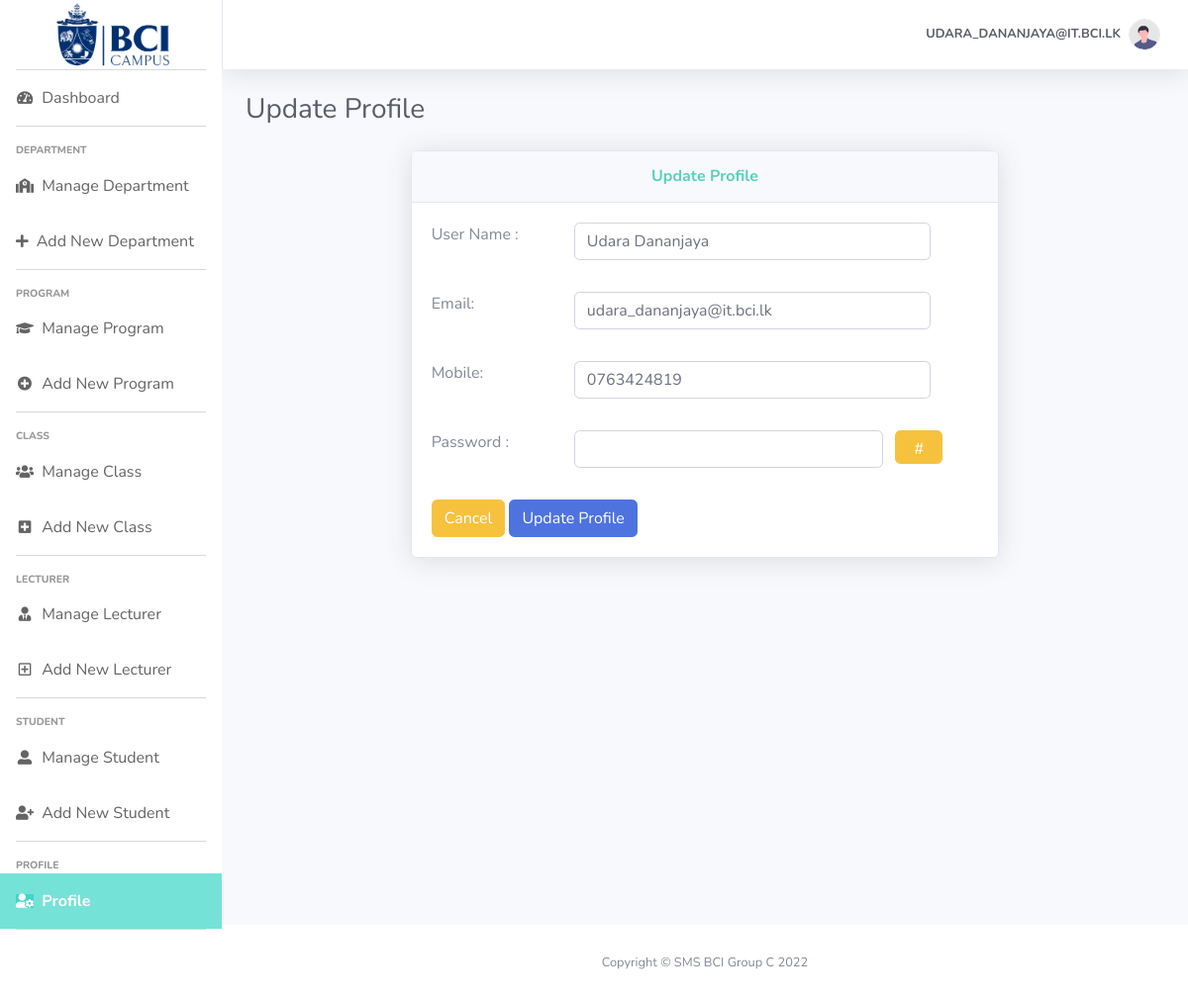
/Admin/Profile.php (signed in), run on the app's committed database.
### tables this page shows
CREATE TABLE `user` (
  `user_id` int(11) NOT NULL,
  `user_name` varchar(50) NOT NULL,
  `email` varchar(50) NOT NULL,
  `password` varchar(64) NOT NULL,
  `user_type` varchar(10) NOT NULL,
  `mobile` varchar(15) NOT NULL,
  `image` varchar(20) NOT NULL,
  `date` timestamp NOT NULL DEFAULT current_timestamp()
);

### Admin/Profile.php (the view, shortened to what this page needs)
<?php
require_once "../config/database.php";
require_once "layout/header.php";
require_once "layout/footer.php";
if (isset($_SESSION['user_id'])) {
    $sql = "SELECT * FROM `user` WHERE user_id = '{$_SESSION['user_id']}';";
    $result = $conn->query($sql);
    $row = $result->fetch_assoc();
}
echo <<<EOT
<h1 class="h3 mb-4 text-gray-800">Update Profile</h1>
<div class="col-md-8 mx-auto">
    <div class="card shadow mb-4">
        <div class="card-header py-3">
            <h6 class="m-0 font-weight-bold text-center" Style="color:#58cfbb;">Update Profile</h6>
        </div>
        <div class="card-body">
            <form method="post">
                <div class="form-group row">
                    <label class="col-md-3 col-from-label">User Name : </label>
                    <div class="col-md-8">
                        <div class="form-group">
                            <input type="text" name="uname" class="form-control" value="{$row['user_name']}" required>
                        </div>
                    </div>
                </div>
                <div class="form-group row">
                    <label class="col-md-3 col-from-label">Email: </label>
                    <div class="col-md-8">
                        <div class="form-group">
                            <input type="text" name="email" class="form-control" value="{$row['email']}"  required>
                        </div>
                    </div>
                </div>
                <div class="form-group row">
                    <label class="col-md-3 col-from-label">Mobile: </label>
                    <div class="col-md-8">
                        <div class="form-group">
                            <input type="Text" name="mobile" class="form-control" value="{$row['mobile']}"  required>
                        </div>
                    </div>
                </div>
                <div class="form-group row">
                    <label class="col-md-3 col-from-label">Password : </label>
                    <div class="col-md-7">
                        <div class="form-group">
                            <input type="Text" id="pass" name="pass" class="form-control" required>
                        </div>
                    </div>
                    <a onclick='passgen();' class="col-md-1 btn btn-warning" style="width: 46px;height: 34px;">#</a>
                </div>
                <input class="btn btn-warning" name="Cancel" type="reset" value="Cancel">
                <input class="btn btn-primary" name="submit" type="submit" value="Update Profile">
            </form>
        </div>
    </div>
</div>
EOT;
?>

### data on the page
user: uname "Udara Dananjaya", email "udara_dananjaya@it.bci.lk", mobile "0763424819"

### other printed values
$username "UDARA_DANANJAYA@IT.BCI.LK"
